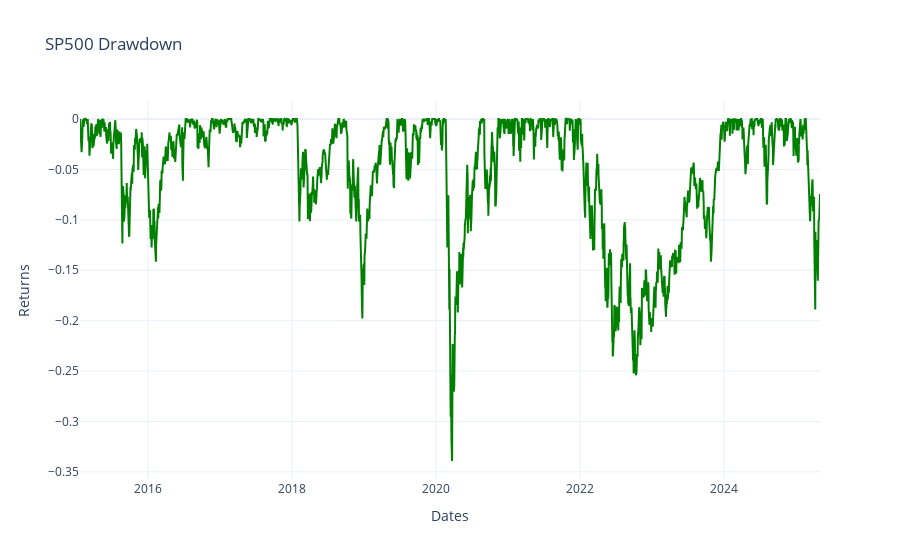

Source (notebook cell):
### Code cell
plot_drawdown_chart(portfolio_df = SP500, 
                        chart_title = "SP500 Drawdown")

### Figure 1 — Plotly figure (JSON) as saved in the notebook; plotly's stock layout.template omitted (floating-point values rounded to 4 significant figures; data arrays with more than 128 entries replaced by an {"elided": "..."} marker saying what was removed)
{"data": [{"line": {"color": "green"}, "mode": "lines", "name": "SP500 Drawdown", "type": "scatter", "x": {"elided": "2586 str values"}, "y": {"elided": "2586 float values"}}], "layout": {"legend": {"bordercolor": "Black", "borderwidth": 1, "x": 0.01, "y": 0.99}, "title": {"text": "SP500 Drawdown"}, "xaxis": {"anchor": "y", "domain": [0, 1], "title": {"text": "Dates"}}, "yaxis": {"anchor": "x", "domain": [0, 1], "title": {"text": "Returns"}}}}
